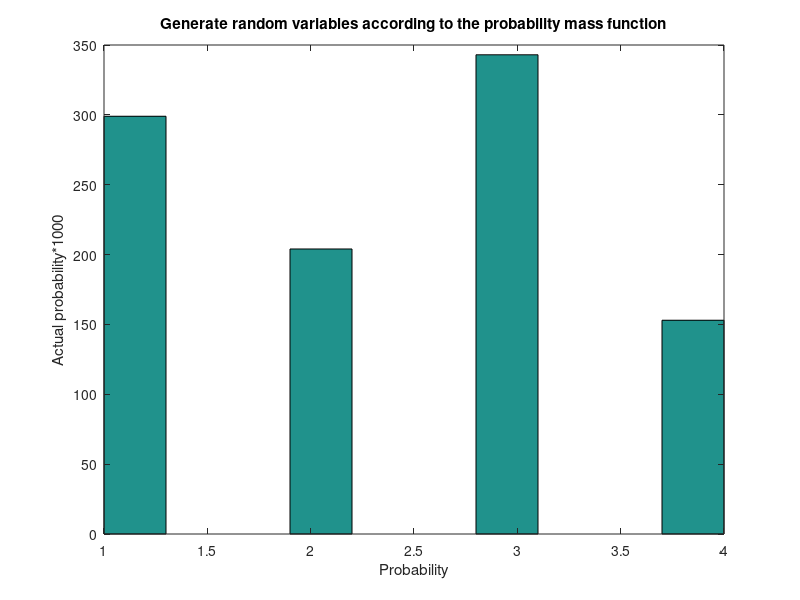

This figure's MATLAB source:
%Stochastic Simulation Assignment 1 
%Q3 Algorithm 2: Using Acceptance Rejection Method
%we use the discrete form of the acceptance-rejection method
%to generate random variables according to the probability mass function
%defined in the question
close all
clear all
p=[0.3 0.2 0.35 0.15];    %This a vector holding the values
ii=1;
while ii < 1000
    y=unidrnd(4);          %generates random numbers for the discrete uniform  
    u=rand;                 %distribution with maximum 4.
    if u<= p(y)/0.35
       x(ii)=y;
       ii=ii+1;
    end
  end
hist(x)
xlabel('Probability');
ylabel('Actual probability*1000');
title('Generate random variables according to the probability mass function')